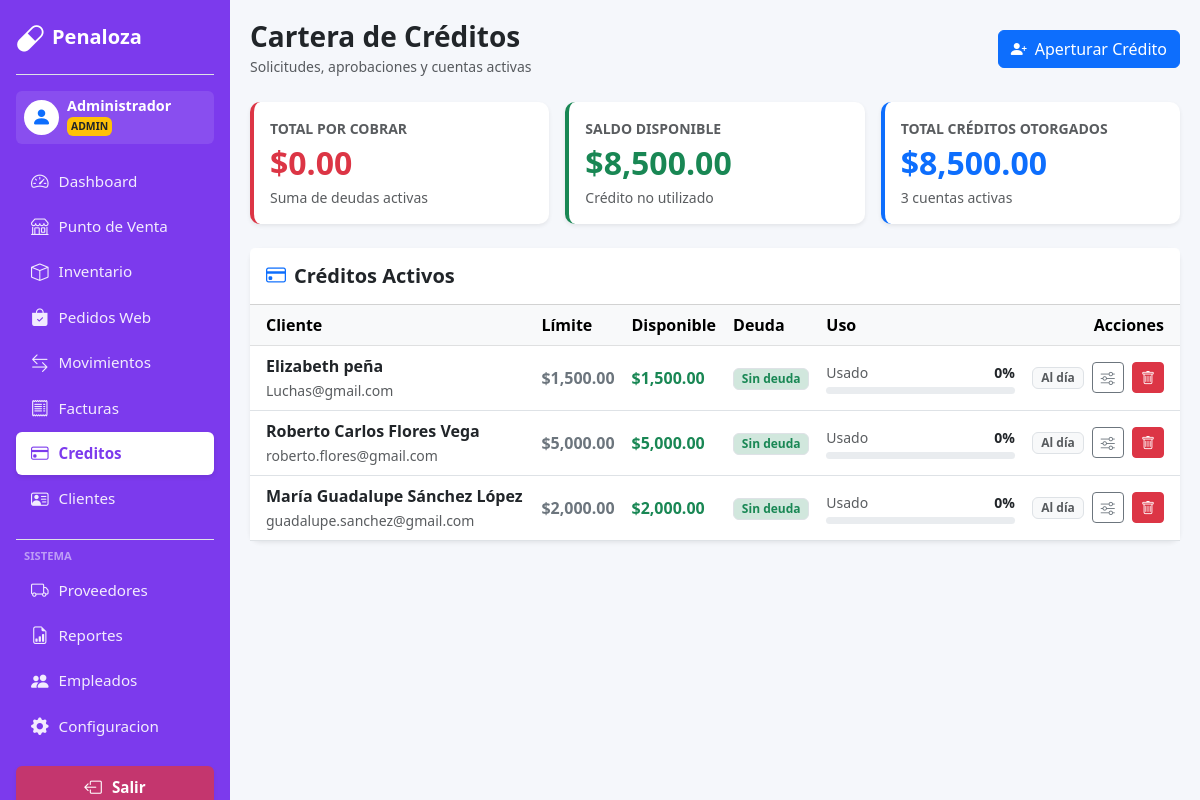
The app's page /WEb_PP/creditos.php (signed in) with its own data.
### tables this page shows
CREATE TABLE `creditos` (
  `id_credito` int(11) NOT NULL,
  `id_usuario` int(11) NOT NULL,
  `monto_total` decimal(10,2) NOT NULL DEFAULT 0.00,
  `saldo_disponible` decimal(10,2) NOT NULL DEFAULT 0.00,
  `estado` varchar(20) NOT NULL DEFAULT 'pendiente',
  `fecha_autorizacion` datetime DEFAULT NULL,
  `fecha_solicitud` datetime NOT NULL DEFAULT current_timestamp(),
  `fecha_resolucion` datetime DEFAULT NULL,
  `observaciones` text DEFAULT NULL,
  `monto_solicitado` decimal(10,2) NOT NULL DEFAULT 0.00,
  `motivo_solicitud` varchar(500) DEFAULT NULL,
  `comentario_revision` varchar(255) DEFAULT NULL
);

CREATE TABLE `usuarios` (
  `id_usuario` int(11) NOT NULL,
  `nombre` varchar(150) NOT NULL,
  `correo` varchar(150) NOT NULL,
  `contraseña` varchar(255) NOT NULL,
  `rol` enum('admin','empleado','cliente') NOT NULL DEFAULT 'empleado',
  `estado` enum('activo','inactivo') NOT NULL DEFAULT 'activo',
  `verificado` tinyint(1) NOT NULL DEFAULT 1,
  `token_verificacion` varchar(64) DEFAULT NULL,
  `token_expira` datetime DEFAULT NULL,
  `rfc` varchar(20) DEFAULT NULL,
  `tipo_cliente` varchar(20) NOT NULL DEFAULT 'minorista',
  `limite_mayoreo` int(11) NOT NULL DEFAULT 50,
  `intentos_fallidos` int(11) NOT NULL DEFAULT 0,
  `bloqueado_hasta` datetime DEFAULT NULL,
  `fecha_registro` datetime NOT NULL DEFAULT current_timestamp()
);

### WEb_PP/app_helpers.php (called while the page is built, shortened)
<?php
if (!function_exists('h')) {
    function h($value) {
        return htmlspecialchars((string)$value, ENT_QUOTES, 'UTF-8');
    }
}
?>

### WEb_PP/creditos.php (the view, shortened to what this page needs)
<?php
  include 'db.php';
  include 'header.php';
$creditos = $conexion->query("
    SELECT c.*, u.nombre AS cliente, u.correo
    FROM creditos c
    INNER JOIN usuarios u ON c.id_usuario = u.id_usuario
    WHERE c.estado = 'aprobado'
    ORDER BY c.id_credito DESC
")->fetchAll(PDO::FETCH_ASSOC);
$total_deuda   = 0;
$total_limites = 0;
$total_saldo   = 0;
foreach ($creditos as $c) {
    $total_deuda   += (float)$c['monto_total'] - (float)$c['saldo_disponible'];
    $total_limites += (float)$c['monto_total'];
    $total_saldo   += (float)$c['saldo_disponible'];
}
?>
<div class="d-flex justify-content-between align-items-center mb-4">
    <div>
        <h3 class="fw-bold text-dark mb-0">Cartera de Créditos</h3>
        <small class="text-muted">Solicitudes, aprobaciones y cuentas activas</small>
    </div>
    <?php if ($_SESSION['rol'] === 'admin'): ?>
        <button class="btn btn-primary" data-bs-toggle="modal" data-bs-target="#modalNuevoCredito">
            <i class="bi bi-person-plus-fill me-2"></i>Aperturar Crédito
        </button>
    <?php endif; ?>
</div>
<div class="row g-3 mb-4">
    <div class="col-md-4">
        <div class="card card-custom p-3 border-0 border-start border-4 border-danger shadow-sm">
            <div class="text-muted small fw-bold text-uppercase">Total por cobrar</div>
            <div class="fs-2 fw-bold text-danger">$<?php echo number_format($total_deuda, 2); ?></div>
            <small class="text-muted">Suma de deudas activas</small>
        </div>
    </div>
    <div class="col-md-4">
        <div class="card card-custom p-3 border-0 border-start border-4 border-success shadow-sm">
            <div class="text-muted small fw-bold text-uppercase">Saldo disponible</div>
            <div class="fs-2 fw-bold text-success">$<?php echo number_format($total_saldo, 2); ?></div>
            <small class="text-muted">Crédito no utilizado</small>
        </div>
    </div>
    <div class="col-md-4">
        <div class="card card-custom p-3 border-0 border-start border-4 border-primary shadow-sm">
            <div class="text-muted small fw-bold text-uppercase">Total créditos otorgados</div>
            <div class="fs-2 fw-bold text-primary">$<?php echo number_format($total_limites, 2); ?></div>
            <small class="text-muted"><?php echo count($creditos); ?> cuentas activas</small>
        </div>
    </div>
</div>
<div class="card card-custom border-0 shadow-sm">
    <div class="card-header bg-white py-3">
        <h5 class="fw-bold mb-0"><i class="bi bi-credit-card me-2 text-primary"></i>Créditos Activos</h5>
    </div>
    <div class="table-responsive">
        <table class="table table-hover align-middle mb-0">
            <thead class="table-light">
                <tr>
                    <th class="ps-3">Cliente</th>
                    <th>Límite</th>
                    <th>Disponible</th>
                    <th>Deuda</th>
                    <th style="width:22%">Uso</th>
                    <th class="text-end pe-3">Acciones</th>
                </tr>
            </thead>
            <tbody>
            <?php if (empty($creditos)): ?>
                <tr><td colspan="6" class="text-center py-5 text-muted">
                    <i class="bi bi-credit-card" style="font-size:2rem;opacity:.2;display:block;margin-bottom:8px;"></i>
                    No hay créditos activos.
                </td></tr>
            <?php else: foreach ($creditos as $c):
                $deuda = (float)$c['monto_total'] - (float)$c['saldo_disponible'];
                $pct   = $c['monto_total'] > 0 ? ($deuda / $c['monto_total']) * 100 : 0;
            ?>
            <tr>
                <td class="ps-3">
                    <div class="fw-bold"><?php echo h($c['cliente']); ?></div>
                    <small class="text-muted"><?php echo h($c['correo']); ?></small>
                </td>
                <td class="fw-bold text-secondary">$<?php echo number_format((float)$c['monto_total'], 2); ?></td>
                <td class="fw-bold text-success">$<?php echo number_format((float)$c['saldo_disponible'], 2); ?></td>
                <td>
                    <?php if ($deuda > 0.01): ?>
                        <span class="fw-bold text-danger">$<?php echo number_format($deuda, 2); ?></span>
                    <?php else: ?>
                        <span class="badge bg-success-subtle text-success border">Sin deuda</span>
                    <?php endif; ?>
                </td>
                <td>
                    <div class="d-flex justify-content-between small mb-1">
                        <span class="text-muted">Usado</span><span class="fw-bold"><?php echo round($pct); ?>%</span>
                    </div>
                    <div class="progress" style="height:7px;border-radius:4px;">
                    </div>
                </td>
                <td class="text-end pe-3">
                    <?php if ($deuda > 0.01): ?>
                        <button class="btn btn-sm btn-success fw-bold me-1"
                                onclick='abrirModalAbono(<?php echo json_encode($c); ?>, <?php echo $deuda; ?>)'>
                            <i class="bi bi-cash me-1"></i>Abonar
                        </button>
                    <?php else: ?>
                        <span class="badge bg-light text-muted border me-1">Al día</span>
                    <?php endif; ?>
                    <?php if ($_SESSION['rol'] === 'admin'): ?>
                        <button class="btn btn-sm btn-outline-secondary me-1"
                                onclick='abrirModalLimite(<?php echo json_encode($c); ?>)' title="Editar límite">
                            <i class="bi bi-sliders"></i>
                        </button>
                        <a href="creditos.php?borrar=<?php echo (int)$c['id_credito']; ?>"
                           class="btn btn-sm btn-danger"
                           onclick="return confirm('¿Eliminar la cuenta de crédito de <?php echo h($c['cliente']); ?>?');">
                            <i class="bi bi-trash"></i>
                        </a>
                    <?php endif; ?>
                </td>
            </tr>
            <?php endforeach; endif; ?>
            </tbody>
        </table>
    </div>
</div>
</div></div>
</body></html>

### WEb_PP/header.php (style rules this page uses)
:root { --sidebar-w: 230px; }
body { background-color: #f5f7fb; font-family: 'Segoe UI', sans-serif; }
.card-custom { border: 1px solid #eaeaea; border-radius: 10px; box-shadow: 0 2px 10px rgba(0,0,0,0.03); background: white; }

### records on screen
creditos: id_usuario.nombre "Elizabeth peña", id_usuario.correo "Luchas@gmail.com", monto_total "1,500.00", saldo_disponible "1,500.00", shows "Sin deuda", pct "0", shows "Al día"
creditos: id_usuario.nombre "Roberto Carlos Flores Vega", id_usuario.correo "roberto.flores@gmail.com", monto_total "5,000.00", saldo_disponible "5,000.00", shows "Sin deuda", pct "0", shows "Al día"
creditos: id_usuario.nombre "María Guadalupe Sánchez López", id_usuario.correo "guadalupe.sanchez@gmail.com", monto_total "2,000.00", saldo_disponible "2,000.00", shows "Sin deuda", pct "0", shows "Al día"

### other values on screen
$nombreSesion "Administrador"
$_SESSION['rol'] "ADMIN"
$total_deuda "0.00"
$total_saldo "8,500.00"
$total_limites "8,500.00"
count($creditos) "3"
